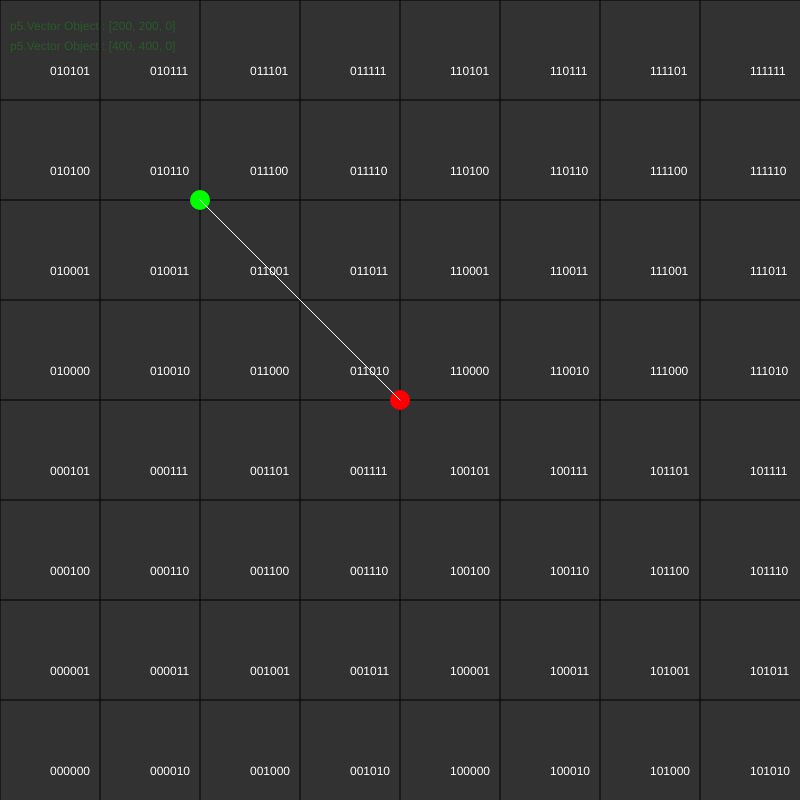
Frame 1 (no input)
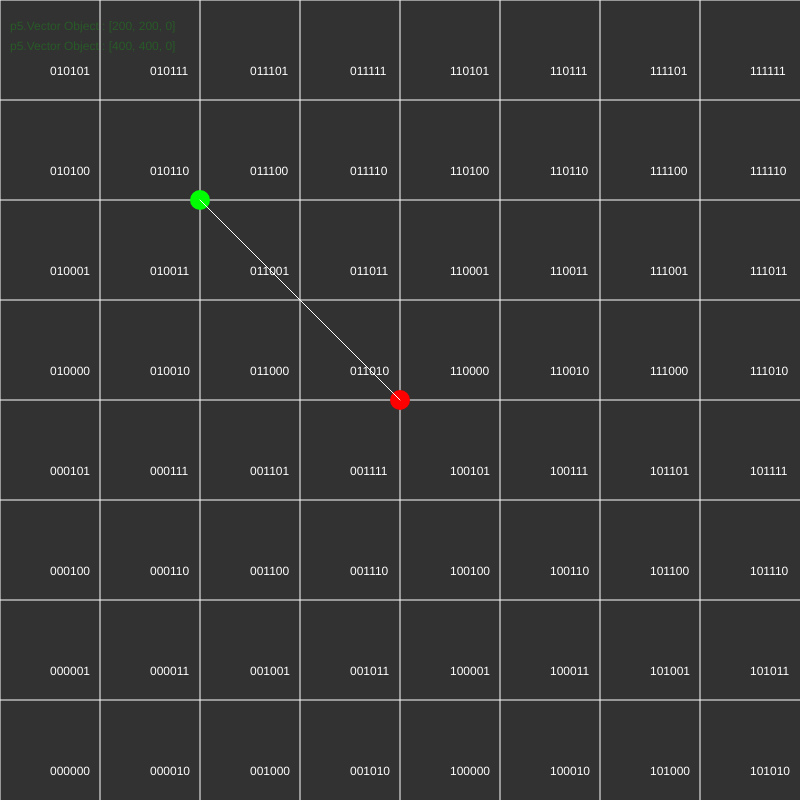
Frame 60 (no input)
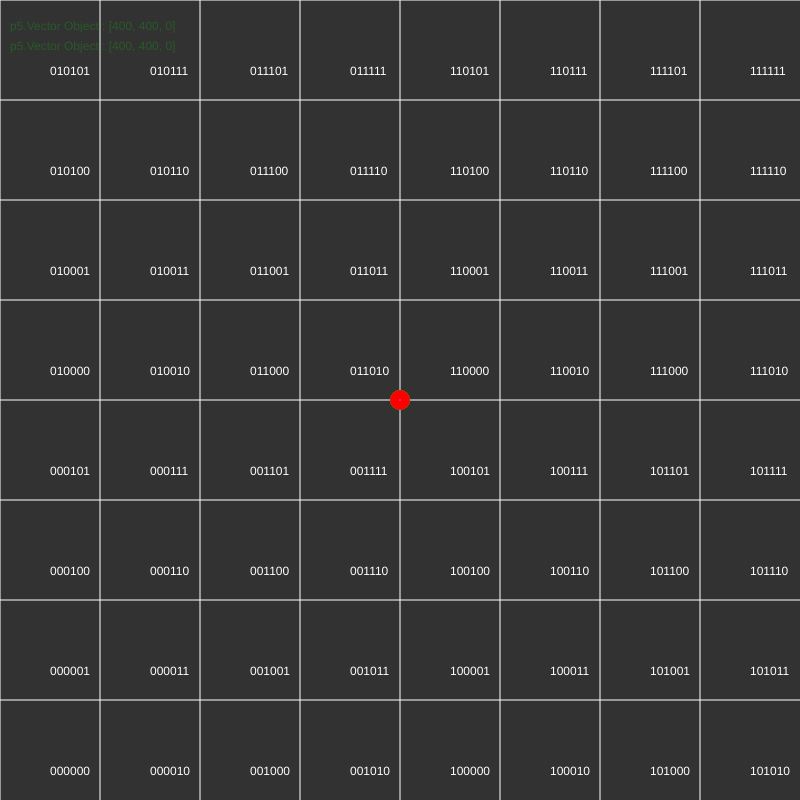
Frame 120 (the mouse pressed at the canvas centre since frame 60)

The p5.js sketch that drew these frames (run headless with seeded random() and noise() and a simulated clock; from frame 60 on, the mouse is pressed at the canvas centre):

// p5.js sketch
// ── sketch.js
/// <reference path="./util/p5.global-mode.d.ts" />
let windowSize = 800;
let origin;
let point;
let nearness;
let matches;

function setup() {
  let cnv = createCanvas(windowSize, windowSize);
  cnv.position(0, 0);
  origin = createVector(200, 200);
  point = createVector(400, 400);
  matches = new Set()
}

function draw() {
    background(50)
    drawGrid()
    renderDots()
    if (mouseIsPressed) {
      for (let i = 0; i < quad_t.length; i++) {
        for (let j = 0; j < quad_t.length; j++) {
          if (matches.has(quad_t[j][i])) {
            fill(0,0,255,50)
            rect(i * 100, j * 100, 100, 100) 
          }
        } 
      }
    }
}

function region(radii) {
  matches = get_locality(get_hash(origin), radii)
  console.log(matches)
}

function get_hash(vec) {
  let col = int(vec.x / 100)
  let row = int(vec.y / 100)
  return quad_t[row][col]
}

function drawGrid() {
  for (let i = 0; i < 8; i++) {
    line(0, i * 100, windowSize, i * 100);
    line(i * 100, 0, i * 100, windowSize);
  }

  for (let i = 0; i < quad_t.length; i++) {
    for (let j = 0; j < quad_t.length; j++) {
      noStroke()
      fill(255)
      text(quad_t[j][i], (i * 100) + 50, (j * 100) + 75)
    } 
  }
}

function renderDots() {
  noStroke()
  fill(0,255,0, 50)
  text(origin, 10, 30)
  text(point, 10, 50)
  fill(0,255,0)
  text(nearness, origin.x + 20, origin.y)
  circle(origin.x, origin.y, 20)
  fill(255,0,0)
  circle(point.x, point.y, 20)
  stroke(255)
  line(origin.x, origin.y, point.x, point.y)
}

function mousePressed() {
  mouseX = Math.min(windowSize, Math.max(0, mouseX))
  mouseY = Math.min(windowSize, Math.max(0, mouseY))
  origin = createVector(mouseX, mouseY);
  point = createVector(mouseX, mouseY);
}

function mouseDragged() {
  point = createVector(mouseX, mouseY);
  nearness = get_nearness(get_hash(origin), get_hash(point))
  region(nearness)
}
// ── geohash.js
/**
 * 8 x 8 representation of the geohash coding
 * Used for testing
 */
let quad_t = 
[['010101','010111','011101','011111','110101','110111','111101','111111'],
 ['010100','010110','011100','011110','110100','110110','111100','111110'],
 ['010001','010011','011001','011011','110001','110011','111001','111011'],
 ['010000','010010','011000','011010','110000','110010','111000','111010'],
 ['000101','000111','001101','001111','100101','100111','101101','101111'],
 ['000100','000110','001100','001110','100100','100110','101100','101110'],
 ['000001','000011','001001','001011','100001','100011','101001','101011'],
 ['000000','000010','001000','001010','100000','100010','101000','101010']]

let quad_int = 
[[21, 23, 29, 31, 53, 55, 61, 63],
 [20, 22, 28, 30, 52, 54, 60, 62],
 [17, 19, 25, 27, 49, 51, 57, 59],
 [16, 18, 24, 26, 48, 50, 56, 58],
 [ 5,  7, 13, 15, 37, 39, 45, 47],
 [ 4,  6, 12, 14, 36, 38, 44, 46],
 [ 1,  3,  9, 11, 33, 35, 41, 43],
 [ 0,  2,  8, 10, 32, 34, 40, 42]]

 /**
 * Distance based queries based on the morton curve only works on
 * individual quadrants, which is why it is hard to compare them to farther ones
 * but if we instead split the row and col bits, then it should be fine
 * the reason being row bits of similar row elements are the same, and col too
 * and the offset between the two, surprisingly is just 1
 */

/**
 * Gets all the odd bits from a bit string
 * @param {*} bit 
 * @returns 
 */
function get_odd_bits(bit) {
    let odd = "";
    for (let i = 0; i < bit.length; i += 2) {
        odd += bit[i];
    }
    return parseInt(odd, 2);
}

/**
 * Gets all the even bits from a bit string
 * @param {*} bit 
 * @returns 
 */
function get_even_bits(bit) {
    let even = "";
    for (let i = 1; i < bit.length; i += 2) {
        even += bit[i];
    }
    return parseInt(even, 2);
}

/**
 * Gets the number of cells that the current hash is apart from horizontally
 * @param {*} bit 
 * @param {*} bit_c 
 * @returns an integer value based on their distance [bit][][][bit_c] will return 3
 */
function get_col_offset(bit, bit_c) {
    return Math.abs(get_odd_bits(bit) - get_odd_bits(bit_c))
}

/**
 * Gets the number of cells that the current hash is apart from vertically
 * @param {*} bit 
 * @param {*} bit_c 
 * @returns an integer value based on their distance
 */
function get_row_offset(bit, bit_c) {
    return Math.abs(get_even_bits(bit) - get_even_bits(bit_c))
}

/**
 * Returns the euclidean distance of a certain horizontal offset and vertical offset
 * @param {*} h_off 
 * @param {*} v_off 
 * @returns 
 */
function euclidean_dist(h_off, v_off) {
    return Math.sqrt(Math.pow(h_off, 2) + Math.pow(v_off, 2));
}

/**
 * Returns an estimate of the nearness between two geohashes
 * This should be in linear time O(N)
 * @param {*} a the first bit
 * @param {*} b the second bit
 * @returns 
 */
function get_nearness(a, b) {
    return euclidean_dist(get_col_offset(a,b), get_row_offset(a,b))
}

//ATTEMPT TO SOLVE THE LOCALITY ISSUE

/**
 * Joins the odd and even parts of the bits O(N)
 * @param {*} odds 
 * @param {*} even 
 * @returns 
 */
function join_bit(odds, even) {
    let bit = ""
    for (let i = 0; i < odds.length; i++) {
        bit += odds[i] + even[i]
    }
    return bit
}

/**
 * Gets a list of all the bits that are within an
 * integer range of the given bit
 * @param {*} bit 
 * @param {*} range 
 * @returns 
 */
function get_all_bits(bit, range) {
    let base = parseInt(bit, 2)
    let bits = []
    let lowerBound = int(Math.max(0, base - range))
    let upperBound = int(base + range);
    for (let i = lowerBound; i <= upperBound; i++) {
        if (i.toString(2).length > bit.length) break;
        bits.push(i.toString(2).padStart(bit.length, '0'))
    }
    return bits
}

/**
 * Returns a list of bit strings that are within
 * a certain radii from the origin bit
 * @param {*} bit 
 * @param {*} radii 
 * @returns 
 */
function get_locality(bit, radii) {
    let odds = get_odd_bits(bit).toString(2).padStart(bit.length / 2, "0")
    let even = get_even_bits(bit).toString(2).padStart(bit.length / 2, "0")
    // get all the possible matches
    // given m possible odds and n possible even
    // then the complexity of finding the matches are m x n or n^2 
    let allOdds = get_all_bits(odds, radii)
    let allEven = get_all_bits(even, radii)
    let allPairs = new Set()
    for (let i = 0; i < allOdds.length; i++) {
        for (let j = 0; j < allEven.length; j++) {
            let bit_pair = join_bit(allOdds[i], allEven[j])
            if (get_nearness(bit, bit_pair) <= radii) {
                allPairs.add(bit_pair)
            }
        }
    }
    return allPairs
}
